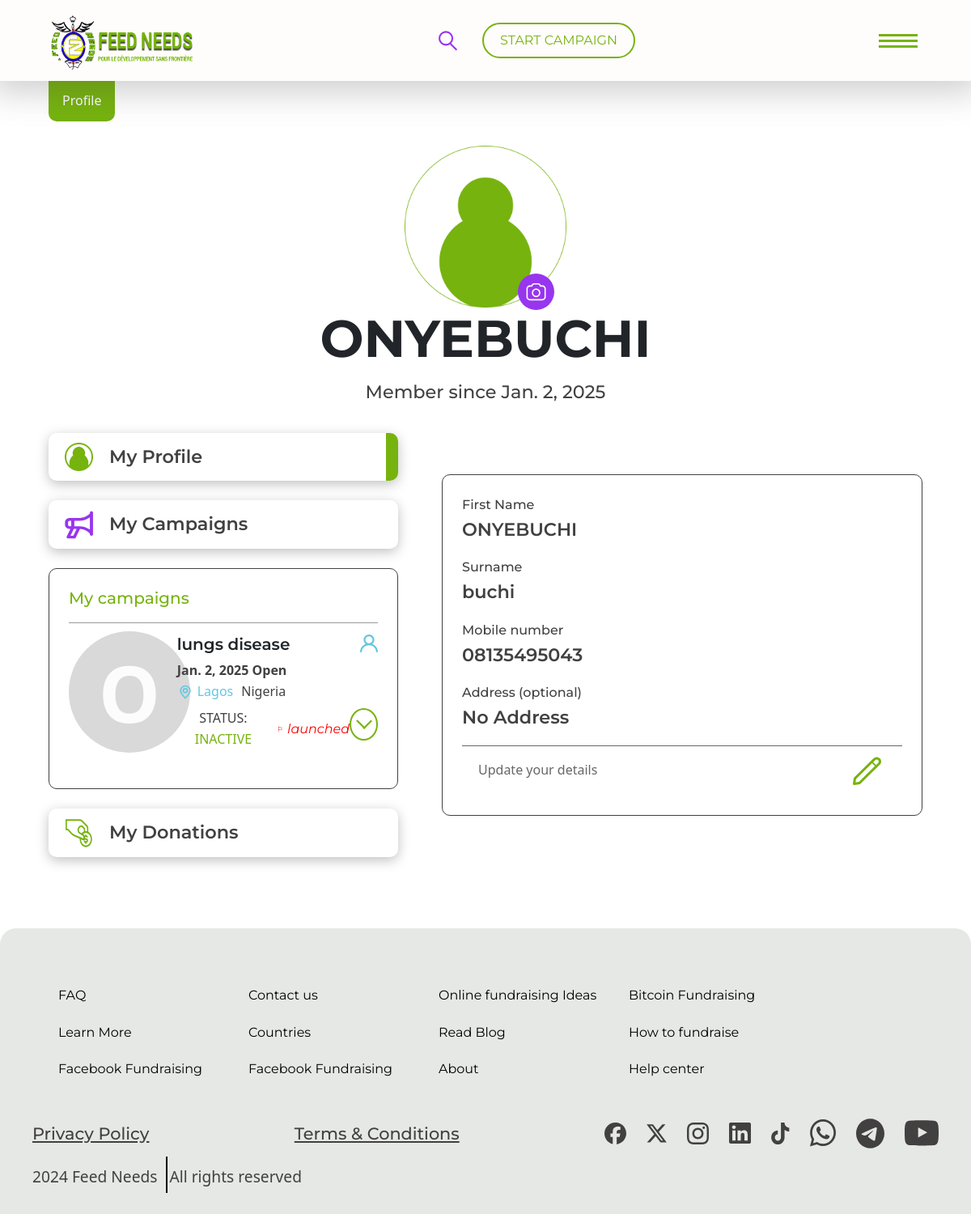
Page /profile (signed in) on the committed database.
### base/models.py (models this page shows, shortened)
class CustomUser(AbstractUser):
    phone_number = models.CharField(max_length=15, null=True, blank=True)

class Campaign(models.Model):
    CATEGORY_CHOICES = [
        ('organisation/charity/npo/pbo', 'Organisation/Charity/NPO/PBO'),
        ('in loving memory of', 'In Loving Memory Of'),
        ('fire/drought/disaster/support', 'Fire/Drought/Disaster/Support'),
        ('education & training', 'Education & Training'),
        ('sport', 'sport'),
        ('Social welfare/commnity development/support', 'Social Welfare/Commnity Development/Support'),
        ('youth', 'youth'),
        ('arts & culture', 'Arts & Culture'),
        ('Nature conservation', 'Nature Conservation'),
        ('Animal Welfare/outreach', 'Animal Welfare/Outreach'),
        ('Vehicle', 'Vehicle'),
        ('Home', 'Home'),
        ('Business/App', 'Business/App'),
        ('legal', 'Legal'),
        ('Other', 'Other'),
    ]
    EVENT_CHOICE  = [
        ('aQuelle Midmar Mile 2025', 'aQuelle Midmar Mile 2025'),
        ('Hyrox johannesburg|Season 24/25', 'Hyrox johannesburg|Season 24/25'),
        ('vusa24', 'vusa24'),
        ('Comrades 2024', 'Comrades 2024'),
        ('WESEEYOU EVENT', 'WESEEYOU EVENT'),
        ('AMASHOVA DURBA CLASSIC', 'AMASHOVA DURBA CLASSIC'),
        ('IRONMAN 70.3 -2024', 'IRONMAN 70.3 -2024'),
        ('ANNUAL KIDS CHRISTMAS PARTY', 'ANNUAL KIDS CHRISTMAS PARTY'),
        ('aQuelle Midmar Mile 2025', 'aQuelle Midmar Mile 2025'),
    ]
    SECTOR_CHOICE = [
        ('child welfare','Child Welfare'),
        ('education','Education'),
        ('Community development','Community Development'),
        ('Environmental','Environmental'),
        ('Health','Health'),
        ('medical','Medical'),
    ]
    campaign_name = models.CharField( max_length=50)
    monetary = models.DecimalField( max_digits=15, decimal_places=2)
    category = models.CharField(max_length=100 , choices= CATEGORY_CHOICES)
    story = models.TextField()
    sector = models.CharField(max_length=100, choices=SECTOR_CHOICE, null=True)
    event = models.CharField(max_length=100, choices=EVENT_CHOICE)
    start_date = models.DateTimeField(auto_now_add=True)
    end_date = models.DateTimeField(auto_now_add=True)
    images = models.ImageField(upload_to='images/')
    video_url = models.URLField(max_length=1000 , blank=True)
    social_link  = models.URLField( max_length=1000, blank=True)
    address = models.CharField(max_length=100,null=True)
    address1 = models.CharField(max_length=100)
    city  = models.CharField( max_length=100)
    zipcode = models.CharField( max_length=50)
    state = models.CharField(max_length=50)
    country = CountryField(blank_label='(select country)', null=True, blank=True)
    organization_payment = models.BooleanField(default=False)
    single_payment = models.BooleanField(default=False)
    is_featured = models.BooleanField(default=False)
    user = models.ForeignKey(CustomUser, on_delete=models.CASCADE,blank=True,null=True)
    goal = models.DecimalField(max_digits=10, decimal_places=2,default=0.00)
    token = models.CharField( max_length=32, unique=True, blank=True, default=generate_unique_token)
    is_launch =models.BooleanField(default=False)
    is_status = models.BooleanField(default=False)
    is_emergency =models.BooleanField(default=False)
    is_trending = models.BooleanField(default=False)
    def save(self, *args, **kwargs):
        if not self.token:
            self.token = generate_unique_token()
        super().save(*args, **kwargs)

### base/views.py (the view, shortened to what this page needs)
# urls.py: path('profile',profile,name="profile"),
@login_required(login_url="login")
def profile(request):
    campaigns = Campaign.objects.filter(user=request.user)[:2]
    profile = get_object_or_404(Profile, user=request.user)
    donations = Donation.objects.filter(campaign__user=request.user).select_related("campaign", "user")
    for campaign in campaigns:
        total_donations = campaign.donations.aggregate(total=Sum('amount'))['total'] or 0
        campaign.goal = total_donations  # Assuming 'goal' represents total donations here
        campaign.save()
    context = {
        "campaigns": campaigns,
        "donations": donations,
        "profile": profile,
    }
    return render(request, 'profile.html', context)

### base/templates/profile.html (shortened to what this page needs)
{% extends "base2.html" %}
{% block content %}
{% load static %}
<head>
	<link
		href="https://cdn.jsdelivr.net/npm/bootstrap@5.3.3/dist/css/bootstrap.min.css"
		rel="stylesheet"
	/>
</head>
	<main class="profile light-bg-clr pd-down">
		<span class="page-highlight-span">Profile</span>
		<div class="flex-column justify-content-center">
			<div class="profile-img-container pos-rel">
				<img class="profile-page-img" src="../static/img/profile-img.png" alt="">
				<span class="profile-camera-icon flex-center">
					<img src="../static/img/svg/camera-icon.svg" alt="camera icon">
				</span>
			</div>
			<h3 class="page-head text-center">{{request.user.first_name}}</h3>
			<p class="mac-text-mid text-center">Member since {{ request.user.date_joined|date}}</p>
		</div>
		<div class="profile-main-content mt-3">
			<div class="profile-util-container flex-column gap-4 align-items-start">
				<div class="profile-util-item my-profile">
					<div data-profile_cta="my-profile" class="profile-util-item-head">
						<img class="icon" src="../static/img/profile-icon.png" alt="profile icon">
						<span class="mac-text-mid">My Profile</span>
					</div>
				</div>
				<div  class="profile-util-item">
					<div data-profile_cta="my-campaigns" class="profile-util-item-head campaign">
						<img class="icon" src="../static/img/svg/megaphone.svg" alt="profile icon">
						<span class="mac-text-mid">My Campaigns</span>
					</div>
					{% if campaigns %}
						{% for campaign in campaigns  %}
						<div data-profile_category="my-campaigns" style = "{% if forloop.counter > 1 %}display: none!important;{% endif %}" class="info-item profile-campaigns-container text-center w-100 bd mt-4 p-4 br-10">
							<div class="flex-column align-start gp-10">
								<h5 class="fs-20 highlight-span-clr">My campaigns</h5>
								<div class="my-campaigns-user-info w-100">
									<div class="box-wrapper flex-between align-center">
										<div class="my-campaign-username">
											<span>{{request.user.first_name|slice:"1"}}</span>
										</div>
										<div class="my-campaign-userinfo-content">
											<div class="flex-between align-start">
												<div class="mb-2">
													<h5 class="fs-20 fw-600">{{ campaign.campaign_name }} </h5>
													<p class="fw-700 text-start mb-0">{{ campaign.start_date|date }}  Open</p>
													<div class="flex gp-10">
														<div class="flex gp-5">
															<span class="flex-center">
															</span>
															<span class="location-span variant-text-clr">{{ campaign.city}}</span>
														</div>
														<span class="fs-16 fw-500">{{ campaign.country.name }} </span>
													</div>
												</div>
												<span class="flex-center">
													<img class="profile icon" src="../static/img/svg/profile-1341-svgrepo-com.svg" alt="profile icon">
												</span>
											</div>
											<div class="flex-between">
												<div class="flex align-center gp-10">
													{% if campaign.is_status %}
													<p class="campaign-status mb-0 fw-500">STATUS: <span class="highlight-span-clr">ACTIVE</span></p>
													{% else %}
													<p class="campaign-status mb-0 fw-500">STATUS: <span class="highlight-span-clr">INACTIVE</span></p>
													{% endif %}
													<div class="flex gp-5">
														<span class="flex-center">
															<img class="flag icon" src="../static/img/svg/flag-2-svgrepo-com.svg" alt="flag icon">
														</span>
														{% if campaign.is_launch %}
														<span class="danger-clr mac-italic-text fs-16">launched</span>
														{% else %}
														<span class="danger-clr mac-italic-text fs-16">Not launched</span>
														{% endif %}
													</div>
												</div>
												<span class="flex-center drop-down-circle mc-cta">
												</span>
											</div>
										</div>
									</div>
								</div>
							</div>
						</div>
						{% endfor %}
					{% endif %}
				</div>
				<div  class="profile-util-item">
					<div data-profile_cta="my-donations" class="profile-util-item-head">
						<img class="icon" src="../static/img/svg/donor-icon.svg" alt="profile icon">
						<span class="mac-text-mid">My Donations</span>
					</div>
				</div>
			</div>
			<div class="profile-info-wrapper flex-column">
				{% if request.user.is_authenticated %}
				<div data-profile_category="my-profile" class="info-item profile-details-container w-100 bd p-4 br-10">
					<div class="profile-details-item">
						<span class="mac-text-sm fw-500">First Name</span>
						<p class="mac-text-mid fw-600">{{request.user.first_name}}</p>
					</div>
					<div class="profile-details-item">
						<span class="mac-text-sm fw-500">Surname</span>
						<p class="mac-text-mid fw-600">{{request.user.last_name}}</p>
					</div>
					<div class="profile-details-item">
						<span class="mac-text-sm fw-500">Mobile number</span>
						<p class="mac-text-mid fw-600">{{request.user.phone_number}}</p>
					</div>
					<div class="profile-details-item">
						<span class="mac-text-sm fw-500">Address (optional)</span>
						{% if not profile.address %}
						<p class="mac-text-mid fw-600">No Address</p>
						{% else %}
						<p class="mac-text-mid fw-600">{{profile.address}}</p>
						{% endif %}
					</div>
					<div class="edit-cta-container">
						<span class="edit-text">Update your details</span>
						<button  data-bs-toggle="modal" data-bs-target="#updateProfileModal" class="edit-btn"><img src="../static/img/svg/pen.svg" alt=""></button>
					</div>
				</div>
				{% endif %}
			</div>
		</div>
	</main>
{% endblock content %}

### base/static/css/style.css (style rules this page uses)
* { box-sizing: border-box; }
:root { --primary-clr: #76b30f; --nav-bg-clr: #fffcfc; --main-light-clr: #fdfdfd; --inter-font: "Inter", serif; --montserrat-font: "Montserrat", serif; --light-text-clr: #ffffff; --light-theme-clr: #ffffff; --dark-text-clr: #424040; --dark-text-clr-600: hsla(0, 2%, 25%, 0.6); --padding-cta: 7px 12px; --purple-clr: #9835ef; --variant-clr: #65c6e0; --custom-easing: linear( 0, 0.002, 0.01 3.6%, 0.034, 0.074 9.1%, 0.128 11.4%, 0.194 13.4%, 0.271 15%, 0.344 16.1%, 0.544, 0.66 20.6%, 0.717 22.4%, 0.765 24.6%, 0.808 27.3%, 0.845 30.4%, 0.883 35.1%, 0.916 40.6%, 0.942 47.2%, 0.963 55%, 0.979 64%, 0.991 74.4%, 0.998 86.4%, 1 ); --dark-text-clr-2: #525252; --bounce-easing: linear( 0, 0.004, 0.016, 0.035, 0.063, 0.098, 0.141 13.6%, 0.25, 0.391, 0.563, 0.765, 1, 0.891 40.9%, 0.848, 0.813, 0.785, 0.766, 0.754, 0.75, 0.754, 0.766, 0.785, 0.813, 0.848, 0.891 68.2%, 1 72.7%, 0.973, 0.953, 0.941, 0.938, 0.941, 0.953, 0.973, 1, 0.988, 0.984, 0.988, 1 ); }
body { font-family: var(--inter-font); line-height: 1.6 !important; }
h1, h2, h3, h4, h5, p { color: var(--dark-text-clr); margin: 0px 0px 5px; }
span { color: var(--dark-text-clr); }
h1, h2, h3, h4, h5 { font-family: var(--montserrat-font); }
input, textarea, select, button { border: none; outline: none; }
button { transition: scale 0.9s ease !important; background-color: transparent; }
img { max-width: 100%; display: inline-block; }
svg { width: 20px; height: 20px; }
.pos-rel { position: relative; }
.variant-text-clr { color: var(--variant-clr); }
.w-100 { width: 100%; }
.icon { width: 22px; height: 22px; }
main { background-color: var(--main-light-clr); }
.page-highlight-span { position: fixed; top: 100px; left: 60px; background-color: var(--primary-clr); color: var(--light-text-clr); border-bottom-left-radius: 10px; border-bottom-right-radius: 10px; padding: 12px 17px; z-index: 500; }
.highlight-span-clr { color: var(--primary-clr); }
.light-bg-clr { background-color: var(--light-theme-clr); }
.acct.page .page-highlight-span, .campaign.page .page-highlight-span, .profile.page .page-highlight-span { position: fixed; top: 100px; }
main.pd-down { padding: 80px 60px 40px; }
.profile-page-img { width: 200px; height: 200px; }
.profile-camera-icon { position: absolute; bottom: -3px; right: 15px; background-color: var(--purple-clr); width: 45px; height: 45px; border-radius: 50%; cursor: pointer; }
.profile-camera-icon img { width: 25px; height: 25px; }
.profile-main-content { display: flex; justify-content: space-between; align-items: center; }
.profile-util-container { width: 40%; }
.profile-util-item { width: 100%; }
.profile-util-item-head { padding: 12px 20px; box-shadow: 0px 4px 15px 0px #00000040; display: flex; gap: 20px; align-items: center; border-radius: 10px; min-width: 300px; overflow: hidden; position: relative; cursor: pointer; }
.profile-util-item-head::after { content: ""; position: absolute; right: 0; width: 15px; height: 100%; background-color: var(--primary-clr); display: none; }
.profile-util-item-head.campaign::after { background-color: var(--purple-clr); }
.profile-util-item-head.active::after { display: block; }
.profile-util-item-head .icon { width: 35px; height: 35px; }
.profile-util-item-head .mac-text-mid { font-weight: 600; }
.profile-info-wrapper { width: 55%; }
.profile-info-wrapper .info-item { display: none; padding-left: 12px; padding-right: 12px; }
.profile-info-wrapper .info-item:nth-of-type(1) { display: block; }
.edit-cta-container { padding: 12px 20px; border-top: 1px solid rgba(0, 0, 0, 0.6); display: flex; justify-content: space-between; align-items: center; margin-top: 15px; }
.edit-text { color: hsl(0, 0%, 40%); font-size: 1rem; }
.edit-btn { border: none; background-color: transparent; }
.edit-btn img { width: 35px; height: 35px; }
.danger-clr { color: red; }
.my-campaign-username { width: 30%; }
.my-campaign-username span { font-size: 6rem; font-weight: 700; color: hsl(0, 0%, 99%); background-color: hsl(0, 0%, 85%); display: flex; align-items: center; justify-content: center; width: 150px; height: 150px; border-radius: 50%; }
.my-campaign-userinfo-content { width: 65%; }
.my-campaigns-user-info { padding: 10px 0px; border-top: 1px solid hsl(0, 0%, 60%); }
.drop-down-circle { width: 40px; height: 40px; border: 2px solid var(--primary-clr); border-radius: 50%; cursor: pointer; }
.drop-down-circle svg { transform: rotate(0deg); transition: transform 0.3s ease; }

### rows in the picture
CustomUser: user.first_name "ONYEBUCHI", user.date_joined "Jan. 2, 2025", user.first_name "O", user.last_name "buchi", user.phone_number "08135495043"
Campaign: campaign_name "lungs disease", start_date "Jan. 2, 2025", city "Lagos", country.name "Nigeria", shows "STATUS:", is_status "INACTIVE", is_launch "launched"
